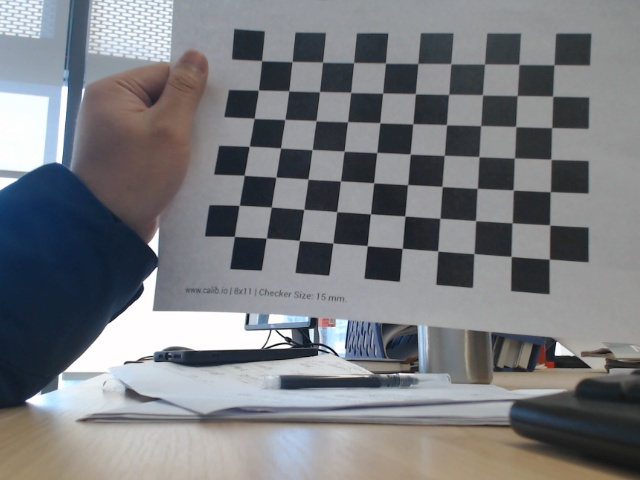
#> input picture calibration_images/chessboard_1.jpg, 640 x 480 px; its folder holds only this picture in this run
$ python calibrate.py
#> lines starting #> are read from the running program, lines starting #| are printed output that depends on the picture; after the words box and inside, x2 and y2 are one past the last pixel; in counts of white or black regions, pixels touching at a corner belong together; long printed decimals are rounded
#!usr/bin/env python
# -*- coding:utf-8 _*-
"""
@author:cong
@time: 2025/01/08 09:11:24
"""
import numpy as np
import glob
import cv2
import math

#当前验证此算法的标定结果与其他标定基本一致

#1，相机标定获取内参及畸变系数
#角点个数
w = 10
h = 7
b_w = 20  #棋盘格边长20mm
criteria = (cv2.TERM_CRITERIA_EPS + cv2.TERM_CRITERIA_MAX_ITER, 30, 0.001)

objp = np.zeros((w * h, 3), np.float32)
objp[:, :2] = np.mgrid[0:w, 0:h].T.reshape(-1, 2)  # 将世界坐标系建在标定板上，所有点的Z坐标全部为0，所以只需要赋值x和y
objp = b_w * objp  # 打印棋盘格一格的边长为2.6cm
#print(objp)
obj_points = []  # 存储3D点
img_points = []  # 存储2D点

#images = glob.glob("E:/image/*.png")  # 黑白棋盘的图片路径

def get_image_paths(folder_path):
    # 使用通配符筛选出所有jpg/png图片
    return glob.glob(f"{folder_path}/*.jpg", recursive=True)
    # 如果需要包括其他格式的图片，可以在这里添加，例如：png
    # return glob.glob(f"{folder_path}/**/*.jpg", recursive=True) + \
    #        glob.glob(f"{folder_path}/**/*.png", recursive=True)


# 使用示例
#folder_path = "G:/3dversion/weiziguji/8mm/"  # 替换为你的文件夹路径
folder_path = "./calibration_images/"
images = get_image_paths(folder_path)

size = None
for fname in images:
    img = cv2.imread(fname)
#> img is the input picture: shape (480, 640, 3); mean B, G, R 127.6, 123.8, 122.1
    gray = cv2.cvtColor(img, cv2.COLOR_BGR2GRAY)
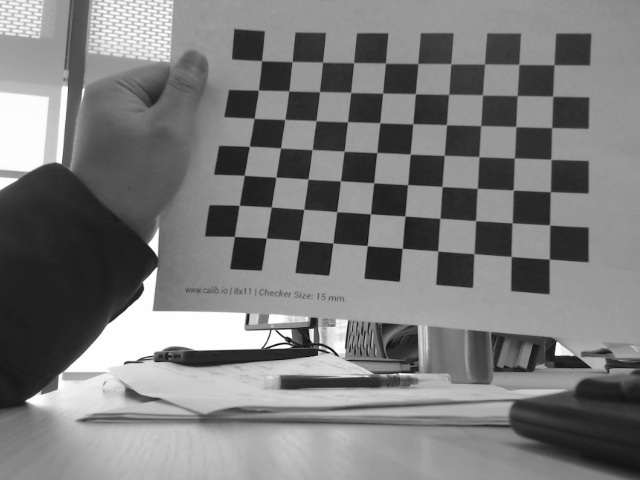
#> gray: shape (480, 640); min 9, max 255, mean 123.7
    size = gray.shape[::-1]
    ret, corners = cv2.findChessboardCorners(gray, (w, h), None)
#> ret = True; corners = 70 rows, first 8: [261.6, 60.88], [292, 61.88], [322.4, 62.33], [353.7, 62.73], [385.1, 63.94], [417.7, 63.39], [450.3, 64.3], [484.6, 64.26]
    if ret:
        obj_points.append(objp)     #世界坐标系中的三维点始终不变
        #此处的winsize（会影响到畸变系数）
        corners2 = cv2.cornerSubPix(gray, corners, (11, 11), (-1, -1),
                                    (cv2.TERM_CRITERIA_MAX_ITER | cv2.TERM_CRITERIA_EPS, 30, 0.001))
#> corners2 = 70 rows, first 8: [261.5, 60.67], [292.1, 61.58], [322.5, 62.12], [353.6, 62.6], [385.5, 63.15], [417.8, 63.53], [450.8, 63.74], [484.5, 64.02]
        #寻找棋盘格角点，若是有则进行保存
        if [corners2]:
            img_points.append(corners2)
        else:
            img_points.append(corners)
        cv2.drawChessboardCorners(img, (w, h), corners, ret)  # 记住，OpenCV的绘制函数一般无返回值
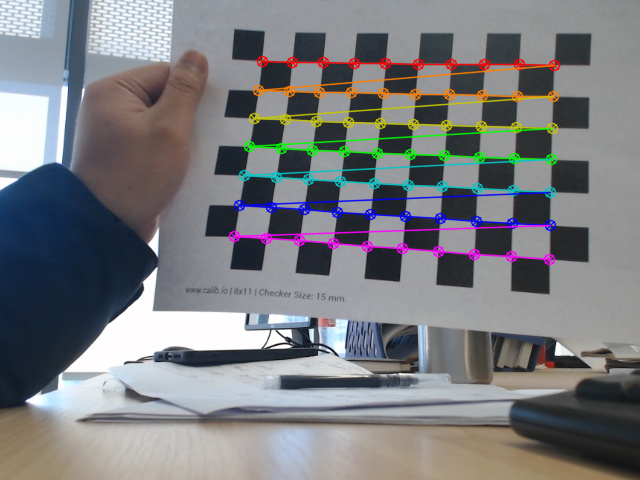
#> img: shape (480, 640, 3); 5.52% of pixels changed, all inside (x1, y1, x2, y2) = (228, 55, 561, 266)
        cv2.imshow("demo",img)
        cv2.waitKey(500)

# print(obj_points)
# print(img_points)
ret, mtx, dist, rvecs, tvecs = cv2.calibrateCamera(obj_points, img_points, size, None, None)
#> ret = 0.467; mtx = [[964.6, 0, 145.6], [0, 977.5, 260.5], [0, 0, 1]]; dist = [[1.15, -3.06, 0.00902, -0.161, 4.91]]; rvecs = ([-0.444, 0.288, 0.143],); tvecs = ([76.94, -121.7, 601.3],)
result = "摄像机矩阵:\n {}\n 畸变参数:\n {}\n 旋转矩阵:\n {}\n 平移矩阵:\n {}".format(mtx, dist, rvecs, tvecs)
print(result)
#| 摄像机矩阵:
#|  [[964.566   0.         145.596]
#|  [  0.         977.458 260.474 ]
#|  [  0.           0.           1.        ]]
#|  畸变参数:
#|  [[ 1.149 -3.060  0.009024 -0.161  4.912]]
#> (further printed lines are left out)

# 内参数矩阵、畸变系数
Camera_intrinsic = {"mtx": mtx, "dist": dist, }
#> Camera_intrinsic = {'mtx': [[964.6, 0, 145.6], [0, 977.5, 260.5], [0, 0, 1]], 'dist': [[1.15, -3.06, 0.00902, -0.161, 4.91]]}

#2，获取当前位姿（原点位姿）
obj_points = objp  # 存储3D点
img_points = []  # 存储2D点

for fname in images:
    #_, frame = camera.read()
    frame = cv2.imread(fname)
    gray = cv2.cvtColor(frame, cv2.COLOR_BGR2GRAY)
    size = gray.shape[::-1]
    ret, corners = cv2.findChessboardCorners(gray, (w, h), None)
#> ret = True
    if ret:  # 画面中有棋盘格
        img_points = np.array(corners)
#> img_points has the same summary as corners
        cv2.drawChessboardCorners(frame, (w, h), corners, ret)
        # rvec: 旋转向量 tvec: 平移向量
        _, rvec, tvec = cv2.solvePnP(obj_points, img_points, Camera_intrinsic["mtx"], Camera_intrinsic["dist"])  # 解算位姿
#> rvec = [-0.444, 0.288, 0.143]; tvec = [76.94, -121.7, 601.4]
        # print(rvec)
        #print(tvec)
        distance = math.sqrt(tvec[0][0] ** 2 + tvec[1][0] ** 2 + tvec[2][0] ** 2)  # 计算距离，距离相机的距离
#> distance = 618.4
        #将旋转向量转换成欧拉角（绕x轴转动pitch，绕y轴转动yaw，绕z轴转动roll）
        rvec_matrix = cv2.Rodrigues(rvec)[0]  # 旋转向量->旋转矩阵
#> rvec_matrix = [[0.949, -0.199, 0.243], [0.074, 0.894, 0.442], [-0.305, -0.402, 0.863]]
        proj_matrix = np.hstack((rvec_matrix, tvec))  # hstack: 水平合并
#> proj_matrix = [[0.949, -0.199, 0.243, 76.94], [0.074, 0.894, 0.442, -121.7], [-0.305, -0.402, 0.863, 601.4]]
        eulerAngles = cv2.decomposeProjectionMatrix(proj_matrix)[6]  # 欧拉角
#> eulerAngles = [-24.95, 17.77, 4.46]
        #print(eulerAngles)
        pitch, yaw, roll = eulerAngles[0][0], eulerAngles[1][0], eulerAngles[2][0]
#> pitch = -24.95; yaw = 17.77; roll = 4.46
        cv2.putText(frame, "dist: %.2fmm, yaw: %.2f, pitch: %.2f, roll: %.2f" % (distance, yaw, pitch, roll), (10, frame.shape[0] - 20), cv2.FONT_HERSHEY_SIMPLEX, 0.7, (0, 255, 0), 2)
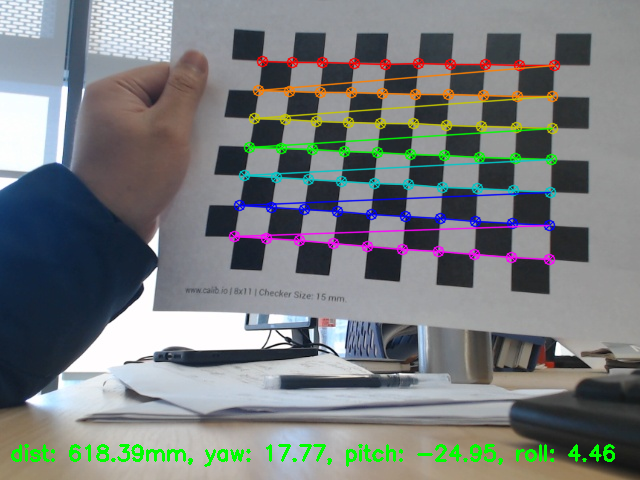
#> frame: shape (480, 640, 3); mean B, G, R 126.1, 125.4, 121.2
        cv2.imshow('frame', frame)
        if cv2.waitKey(1) & 0xFF == 27:  # 按ESC键退出
#> (key Esc is pressed here)
            break
    else:  # 画面中没有棋盘格
        cv2.putText(frame, "Unable to Detect Chessboard", (20, frame.shape[0] - 20), cv2.FONT_HERSHEY_SIMPLEX, 1.3,
                    (0, 0, 255), 3)
        cv2.imshow('frame', frame)
        if cv2.waitKey(1) & 0xFF == 27:  # 按ESC键退出
            break


#3，画坐标轴和立方体
len = b_w
def draw(img, corners, imgpts, imgpts2):
    #line必须转为int型才能绘制
    corners = np.int32(corners)
    imgpts2 = np.int32(imgpts2)
    corner = tuple(corners[0].ravel())  # ravel()方法将数组维度拉成一维数组
    # img要画的图像，corner起点，tuple终点，颜色，粗细
    img = cv2.line(img, corner, tuple(imgpts2[0].ravel()), (255, 0, 0), 8)
    img = cv2.line(img, corner, tuple(imgpts2[1].ravel()), (0, 255, 0), 8)
    img = cv2.line(img, corner, tuple(imgpts2[2].ravel()), (0, 0, 255), 8)
    font = cv2.FONT_HERSHEY_SIMPLEX
    cv2.putText(img, 'X', tuple(imgpts2[0].ravel() + 2), font, 1, (255, 0, 0), 2, cv2.LINE_AA)
    cv2.putText(img, 'Y', tuple(imgpts2[1].ravel() + 2), font, 1, (0, 255, 0), 2, cv2.LINE_AA)
    cv2.putText(img, 'Z', tuple(imgpts2[2].ravel() + 2), font, 1, (0, 0, 255), 2, cv2.LINE_AA)

    imgpts = np.int32(imgpts).reshape(-1, 2)  # draw ground floor in green
    for i, j in zip(range(4), range(4, 8)):  # 正方体顶点逐个连接

        img = cv2.line(img, tuple(imgpts[i]), tuple(imgpts[j]), (255, 215, 0), 3)  # draw top layer in red color
    # imgpts[4:]是八个顶点中上面四个顶点
    # imgpts[:4]是八个顶点中下面四个顶点
    # 用函数drawContours画出上下两个盖子，它的第一个参数是原始图像，第二个参数是轮廓，一个python列表，第三个参数是轮廓的索引（当设置为-1时绘制所有轮廓）
    img = cv2.drawContours(img, [imgpts[4:]], -1, (255, 215, 0), 3)
    img = cv2.drawContours(img, [imgpts[:4]], -1, (255, 215, 0), 3)

    return img


objp = np.zeros((w * h, 3), np.float32)
objp[:, :2] = np.mgrid[0:w * len:len, 0:h * len:len].T.reshape(-1, 2)
axis = np.float32([[0, 0, 0], [0, 2 * len, 0], [2 * len, 2 * len, 0], [2 * len, 0, 0],
                   [0, 0, -2 * len], [0, 2 * len, -2 * len], [2 * len, 2 * len, -2 * len], [2 * len, 0, -2 * len]])
axis2 = np.float32([[3 * len, 0, 0], [0, 3 * len, 0], [0, 0, -3 * len]]).reshape(-1, 3)
# images = glob.glob('*.jpg')
i = 1
for fname in images:
    img = cv2.imread(fname)
    # cv2.imshow('世界坐标系与小盒子', img)
    # cv2.waitKey(0)
    #img = cv2.resize(img, None, fx=0.4, fy=0.4, interpolation=cv2.INTER_CUBIC)
    gray = cv2.cvtColor(img, cv2.COLOR_BGR2GRAY)
    # 找到棋盘格角点
    # 寻找角点，存入corners，ret是找到角点的flag
    ret, corners = cv2.findChessboardCorners(gray, (w, h), None)
    if ret is True:
        corners2 = cv2.cornerSubPix(gray, corners, (11, 11), (-1, -1), criteria)
        #print(corners2)
        # 求解物体位姿的需要
        _, rvecs, tvecs, inliers = cv2.solvePnPRansac(objp, corners2, mtx, dist)
#> rvecs = [-0.444, 0.288, 0.143]; tvecs = [76.94, -121.7, 601.3]; inliers = 70 values from 0 to 69
        # projectPoints()根据所给的3D坐标和已知的几何变换来求解投影后的2D坐标。
        # imgpts是整体的8个顶点
        imgpts, _ = cv2.projectPoints(axis, rvecs, tvecs, mtx, dist)
#> imgpts = [[261.6, 60.78], [253.4, 117.7], [315.7, 120.4], [322.9, 62.66], [251.6, 14.01], [243.1, 75.19], [309.9, 77.67], [317.4, 15.74]]
        # imgpts2是三个坐标轴的x,y,z划线终点
        imgpts2, _ = cv2.projectPoints(axis2, rvecs, tvecs, mtx, dist)
#> imgpts2 = [[354.2, 63.3], [249.1, 146.6], [245.8, -12.34]]
        #绘制方格
        img = draw(img, corners2, imgpts, imgpts2)
#> in draw, `corners = np.int32(corners)`: corners = contour of 70 points, box (x1, y1, x2, y2) (234, 60, 555, 260), area 1656
#> in draw, `imgpts2 = np.int32(imgpts2)`: imgpts2 = [[354, 63], [249, 146], [245, -12]]
#> in draw, `corner = tuple(corners[0].ravel())`: corner = (261, 60)
#> in draw, `cv2.putText(img, 'Y', tuple(imgpts2[1].ravel() + 2), font, 1, (0, 255,..`:
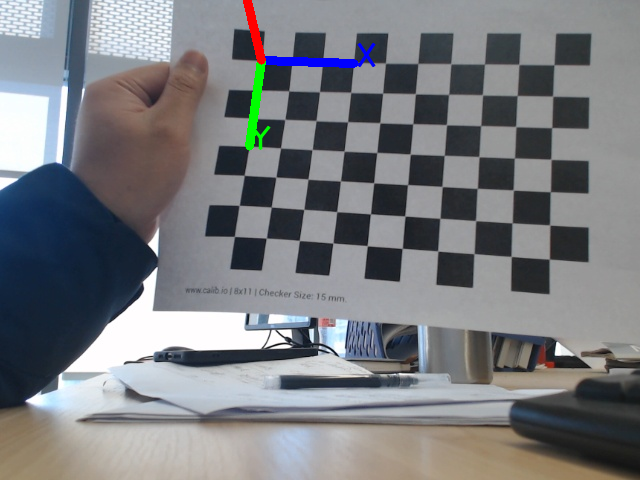
#> img: shape (480, 640, 3); mean B, G, R 127.6, 123.7, 121.8
#> in draw, `imgpts = np.int32(imgpts).reshape(-1, 2)`: imgpts = [[261, 60], [253, 117], [315, 120], [322, 62], [251, 14], [243, 75], [309, 77], [317, 15]]
#> the loop in draw, `for i, j in zip(range(4), range(4, 8)):` made 4 passes
#> pass 1, in draw, `img = cv2.line(img, tuple(imgpts[i]), tuple(imgpts[j]), (255, 215, 0),..`:
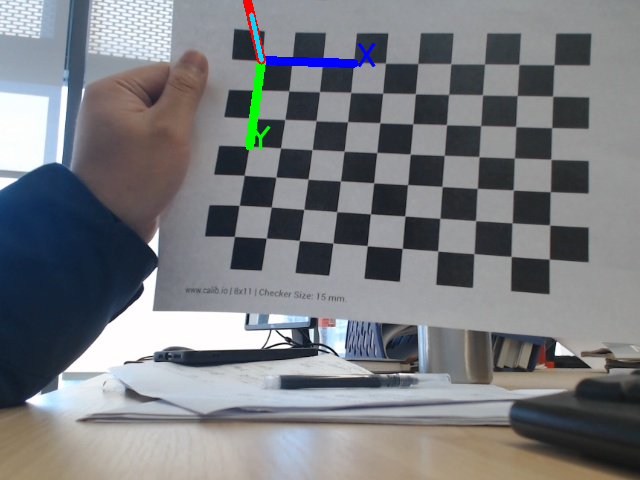
#> img: shape (480, 640, 3); 0.08% of pixels changed, all inside (x1, y1, x2, y2) = (249, 12, 264, 63)
#> after the loop in draw, `for i, j in zip(range(4), range(4, 8)):`:
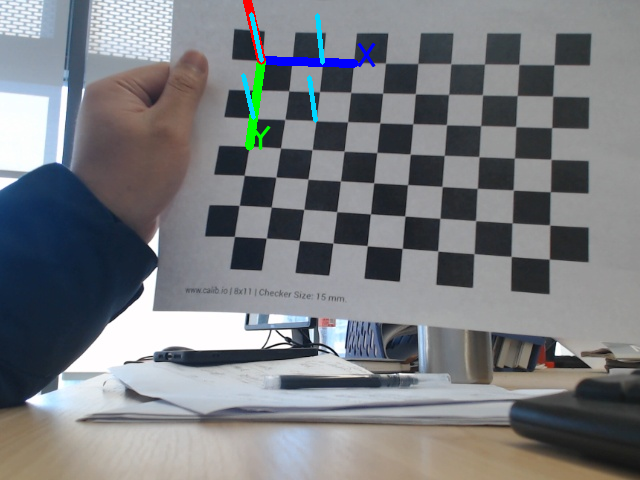
#> img: shape (480, 640, 3); mean B, G, R 128.1, 124.1, 121.4

        #绘制x、y、z
        distance = math.sqrt(tvec[0][0] ** 2 + tvec[1][0] ** 2 + tvec[2][0] ** 2)  # 计算距离
        # print(distance)
        rvec_matrix = cv2.Rodrigues(rvec)[0]  # 旋转向量->旋转矩阵
        proj_matrix = np.hstack((rvec_matrix, tvec))  # hstack: 水平合并
        eulerAngles = cv2.decomposeProjectionMatrix(proj_matrix)[6]  # 欧拉角
        # print(eulerAngles)
        pitch, yaw, roll = eulerAngles[0][0], eulerAngles[1][0], eulerAngles[2][0]
        p0 = tuple(corners[0].ravel())
#> p0 = (261.5, 60.67)
        cv2.putText(img, "x: %.2f, y: %.2f, dist: %.2fmm, yaw: %.2f, pitch: %.2f, roll: %.2f" % (p0[0],p0[1],distance, yaw, pitch, roll),
                    (10, frame.shape[0] - 20), cv2.FONT_HERSHEY_SIMPLEX, 0.7, (0, 255, 0), 2)
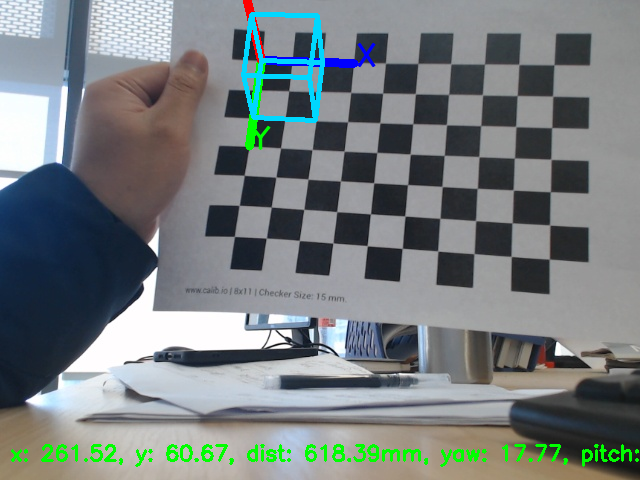
#> img: shape (480, 640, 3); mean B, G, R 127.5, 126.2, 119.1

        cv2.imshow('世界坐标系与小盒子', img)
        #cv2.imwrite(str(i) + '.png', img)
        cv2.waitKey(0)
        i += 1

cv2.destroyAllWindows()
print("完毕")

$ run again, on calibration_images/chessboard_13.jpg
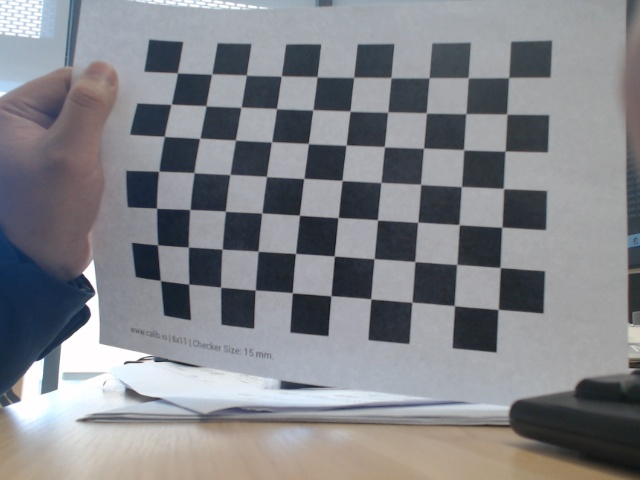
#> input picture calibration_images/chessboard_13.jpg, 640 x 480 px
#> img is the input picture: shape (480, 640, 3); mean B, G, R 137.5, 132.8, 131.3
#> `ret, corners = cv2.findChessboardCorners(gray, (w, h), None)`: ret = True; corners = 70 rows, first 8: [177.5, 72.98], [212.5, 74.96], [246.6, 75.09], [281.6, 76.37], [316.3, 77.75], [353.8, 77.73], [390.5, 78.18], [429, 77.57]
#> corners2 = 70 rows, first 8: [177.4, 72.83], [211.7, 74.08], [246.4, 75.1], [281.3, 76.02], [317, 76.78], [353.6, 77.4], [391, 77.68], [429, 77.79]
#> `ret, mtx, dist, rvecs, tvecs = cv2.calibrateCamera(obj_points, img_poi..`: ret = 1.8; mtx = [[434.8, 0, 618.7], [0, 427.4, 342.5], [0, 0, 1]]; dist = [[-0.275, 0.0627, -0.0394, -0.054, -0.00573]]; rvecs = ([-0.0956, -0.0332, 0.0348],); tvecs = ([-232.7, -142.4, 216.4],)
#| 摄像机矩阵:
#|  [[434.793   0.         618.741]
#|  [  0.         427.432 342.492]
#|  [  0.           0.           1.        ]]
#|  畸变参数:
#|  [[-0.275   0.06268 -0.0394 -0.05398 -0.005726]]
#> (further printed lines are left out)
#> Camera_intrinsic = {'mtx': [[434.8, 0, 618.7], [0, 427.4, 342.5], [0, 0, 1]], 'dist': [[-0.275, 0.0627, -0.0394, -0.054, -0.00573]]}
#> `ret, corners = cv2.findChessboardCorners(gray, (w, h), None)`: ret = True
#> img_points has the same summary as corners
#> rvec = [-0.0956, -0.0335, 0.0348]; tvec = [-232.9, -142.4, 216.5]
#> distance = 348.4
#> rvec_matrix = [[0.999, -0.0332, -0.0351], [0.0364, 0.995, 0.0948], [0.0318, -0.096, 0.995]]
#> proj_matrix = [[0.999, -0.0332, -0.0351, -232.9], [0.0364, 0.995, 0.0948, -142.4], [0.0318, -0.096, 0.995, 216.5]]
#> eulerAngles = [-5.51, -1.82, 2.08]
#> pitch = -5.51; yaw = -1.82; roll = 2.08
#> `_, rvecs, tvecs, inliers = cv2.solvePnPRansac(objp, corners2, mtx, dist)`: rvecs = [-0.0957, -0.0332, 0.0347]; tvecs = [-232.7, -142.3, 216.4]; inliers = 69 values from 0 to 69
#> `imgpts, _ = cv2.projectPoints(axis, rvecs, tvecs, mtx, dist)`: imgpts = [[176.4, 72.18], [166.8, 138.1], [235.2, 141], [245.3, 74.17], [90.54, 9.03], [80.15, 86.67], [164.8, 92.76], [177, 15.27]]
#> `imgpts2, _ = cv2.projectPoints(axis2, rvecs, tvecs, mtx, dist)`: imgpts2 = [[280.6, 74.78], [162.5, 172.4], [25.55, -38.01]]
#> in draw, `corners = np.int32(corners)`: corners = contour of 70 points, box (x1, y1, x2, y2) (156, 72, 509, 310), area 2074
#> in draw, `imgpts2 = np.int32(imgpts2)`: imgpts2 = [[280, 74], [162, 172], [25, -38]]
#> corner = (177, 72)
#> in draw, `imgpts = np.int32(imgpts).reshape(-1, 2)`: imgpts = [[176, 72], [166, 138], [235, 141], [245, 74], [90, 9], [80, 86], [164, 92], [176, 15]]
#> after the loop in draw, `for i, j in zip(range(4), range(4, 8)):`:
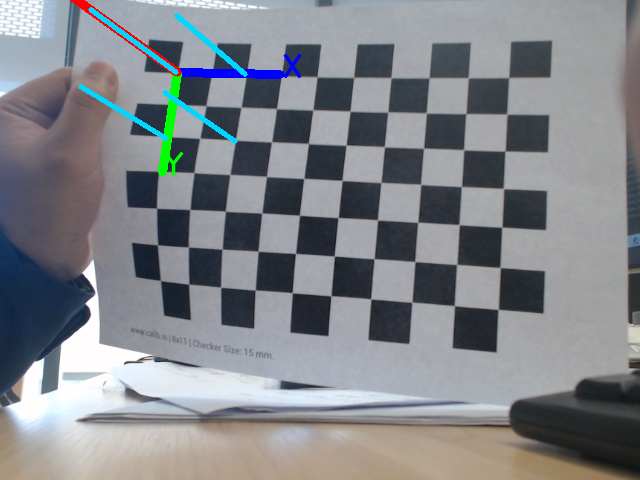
#> img: shape (480, 640, 3); mean B, G, R 138.1, 133.3, 130.2
#> p0 = (177.4, 72.83)
#> `cv2.putText(img, "x: %.2f, y: %.2f, dist: %.2fmm, yaw: %.2f, pitch: %...`:
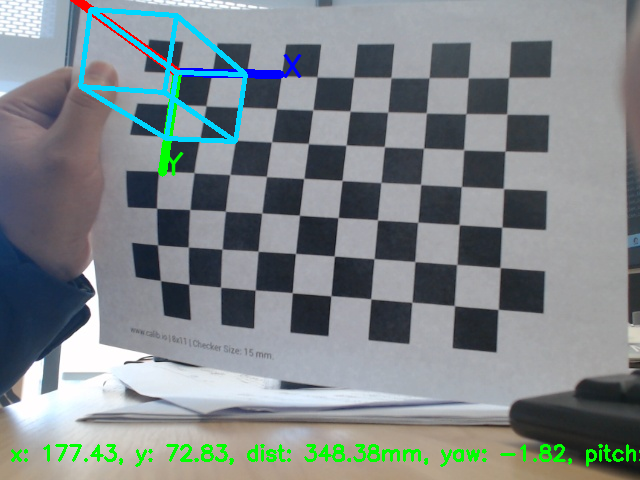
#> img: shape (480, 640, 3); mean B, G, R 137.6, 135.2, 127.3
